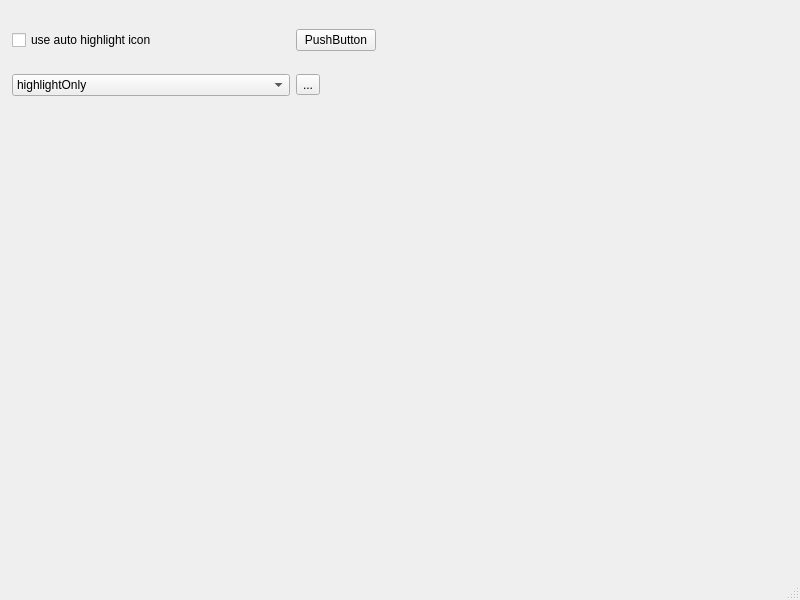
<?xml version="1.0" encoding="UTF-8"?>
<ui version="4.0">
 <class>MainWindow</class>
 <widget class="QMainWindow" name="MainWindow">
  <property name="geometry">
   <rect>
    <x>0</x>
    <y>0</y>
    <width>800</width>
    <height>600</height>
   </rect>
  </property>
  <property name="windowTitle">
   <string>MainWindow</string>
  </property>
  <widget class="QWidget" name="centralwidget">
   <widget class="QWidget" name="layoutWidget">
    <property name="geometry">
     <rect>
      <x>12</x>
      <y>12</y>
      <width>364</width>
      <height>101</height>
     </rect>
    </property>
    <layout class="QGridLayout" name="gridLayout">
     <item row="0" column="1">
      <widget class="QPushButton" name="pushButton">
       <property name="text">
        <string>PushButton</string>
       </property>
       <property name="icon">
        <iconset theme="window-close-symbolic">
         <normaloff>.</normaloff>.</iconset>
       </property>
       <property name="iconSize">
        <size>
         <width>36</width>
         <height>36</height>
        </size>
       </property>
      </widget>
     </item>
     <item row="0" column="0">
      <widget class="QCheckBox" name="checkBox">
       <property name="text">
        <string>use auto highlight icon</string>
       </property>
      </widget>
     </item>
     <item row="1" column="1">
      <widget class="QToolButton" name="toolButton">
       <property name="text">
        <string>...</string>
       </property>
       <property name="icon">
        <iconset theme="window-close-symbolic">
         <normaloff>.</normaloff>.</iconset>
       </property>
       <property name="iconSize">
        <size>
         <width>36</width>
         <height>36</height>
        </size>
       </property>
      </widget>
     </item>
     <item row="1" column="0">
      <widget class="QComboBox" name="comboBox">
       <item>
        <property name="text">
         <string>highlightOnly</string>
        </property>
       </item>
       <item>
        <property name="text">
         <string>bothDefaultAndHighlight</string>
        </property>
       </item>
      </widget>
     </item>
    </layout>
   </widget>
  </widget>
  <widget class="QMenuBar" name="menubar">
   <property name="geometry">
    <rect>
     <x>0</x>
     <y>0</y>
     <width>800</width>
     <height>29</height>
    </rect>
   </property>
  </widget>
  <widget class="QStatusBar" name="statusbar"/>
 </widget>
 <resources/>
 <connections/>
</ui>
